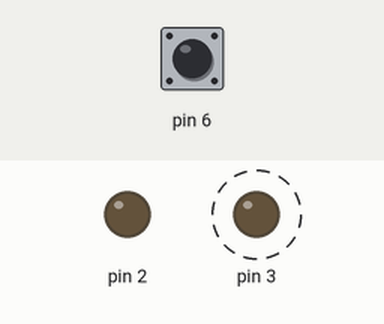
Simulated run of this sketch. Board: Arduino Uno, built with avr-gcc and run on an emulated ATmega328P. Shown: output pins drawn as LEDs (lit = HIGH). Dashed ring = blinking. The test bench sets the inputs (shaded band); at power-on: pin 6 HIGH.

Above: at 1.2 s.
1.3 s: pin 6 pulled LOW for 0.15 s
At 2.54 s:
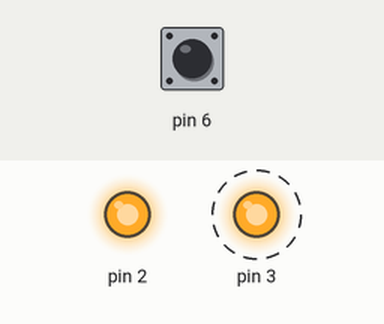
Timing chart, 0 to 10.4 s (numbered marks = the images above; inputs shaded):
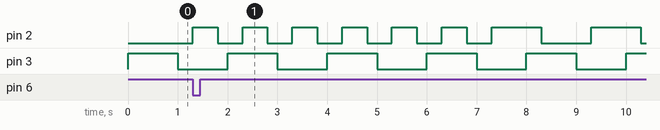

Measured:
- after the input at 1.3 s, pin 2: goes 6 × (HIGH 0.50 s, LOW 0.50 s), HIGH 1.0 s, LOW 1.0 s, HIGH 1.0 s, then LOW, starting at once
- by itself, pin 3: alternates HIGH for 1.0 s and LOW for 1.0 s

The sketch:

LedMitTaster.ino
```cpp
/*
  Einfaches kooperatives Multitasking
  Zwei LEDs und ein Taster

  Version 1.00, 20.03.2021
  Der Hobbyelektroniker
  https://community.hobbyelektroniker.ch
  https://www.youtube.com/c/HobbyelektronikerCh
  Der Code kann mit Quellenangabe frei verwendet werden.
*/

/*
 * Grüne Led an Pin 3
 * Rote Led an Pin 2
 * Taster an Pin 6, gegen GND geschaltet
 */

/*
 * Pflichtenheft
 * Eine grüne LED soll mit einer Pause von 1000 ms blinken
 * Eine rote LED soll:
 * - Auf einen Tastendruck warten
 * - 6 Mal normal (pause = 500 ms) blinken
 * - 3 Mal langsam (doppelte Pause) blinken
 * - Wieder auf Taster warten
 */

#include "SimpleArduinoTask.h"

// Einfache Blinkklasse
class Blink : public SimpleArduinoTask {
  public:
    void setup(int pin, unsigned long pausenZeit) {
      led = pin;
      pause = pausenZeit;
      pinMode(led,OUTPUT);
      digitalWrite(led,LOW);
    }

    void loop() {
      digitalWrite(led,!digitalRead(led));
      wait(pause);
    }

  private:
    int led;
    unsigned long pause;
};

// Blinkende LED mit Taster
class BlinkTaster : public SimpleArduinoTask {
  public:
    void setup(int ledPin, int tasterPin,  unsigned long pausenZeit) {
      led = ledPin;
      taster = tasterPin;
      pause = pausenZeit;
      pinMode(led,OUTPUT);
      pinMode(taster,INPUT_PULLUP);
      digitalWrite(led,LOW);
    }

    void loop() {
      if (schritt == 0) { // warten auf Taster
        if (!digitalRead(taster)) {
          // Taster wurde gedrückt, zu Schritt 1
          zaehler = 0;
          schritt = 1;
        }
        return;
      }
      if (schritt == 1) { // 6 Mal normal blinken
        digitalWrite(led,!digitalRead(led));
        wait(pause);
        zaehler++;
        if (zaehler == 2*6) { // erledigt
          zaehler = 0;
          schritt = 2;
        }
        return;
      }
      if (schritt == 2) { // 3 Mal langsam blinken
        digitalWrite(led,!digitalRead(led));
        wait(2*pause);
        zaehler++;
        if (zaehler == 2*3) { // erledigt
          schritt = 0;
        }
        return;
      }
    }

  private:
    int led, taster;
    int zaehler;
    unsigned long pause;
};


// LED - Instanzen erstellen
Blink gruen;
BlinkTaster rot;


void setup() {
  gruen.setup(3,1000);
  rot.setup(2,6,500);
  gruen.start();
  rot.start();
}

void loop() {
  gruen.tic();
  rot.tic();
}
```

SimpleArduinoTask.h
```cpp
/*
  Klasse für ein einfaches kooperatives Multitasking

  Version 1.10, 20.03.2021
  Der Hobbyelektroniker
  https://community.hobbyelektroniker.ch
  https://www.youtube.com/c/HobbyelektronikerCh
  Der Code kann mit Quellenangabe frei verwendet werden.
*/

class SimpleArduinoTask {
  public:

    // Task starten
    void start() {
      schritt = 0;
      _delay = 0;
      _run = true;
    }

    // Task beenden
    void stop() {
      _run = false;
    }

    // Ist der Task aktiv?
    bool isRunning() {
      return (_run);
    }

    // Nicht blockierendes delay()
    void wait(unsigned long ms) {
      _startTime = millis();
      _delay = ms;
    }

    // Das muss regelmässig aufgerufen werden
    void tic() {
      if (!_run) return;
      if (_delay) {
        if ((unsigned long)millis() - _startTime < _delay) return;
        _delay = 0;
      }
      loop();
    }

    // In einer abgeleiteten Klasse wird hier die Funktionalität implementiert
    virtual void loop() {
      stop();
    }

  protected:
    int schritt;

  private:
    bool _run = false;
    unsigned long _delay, _startTime;

};
```
